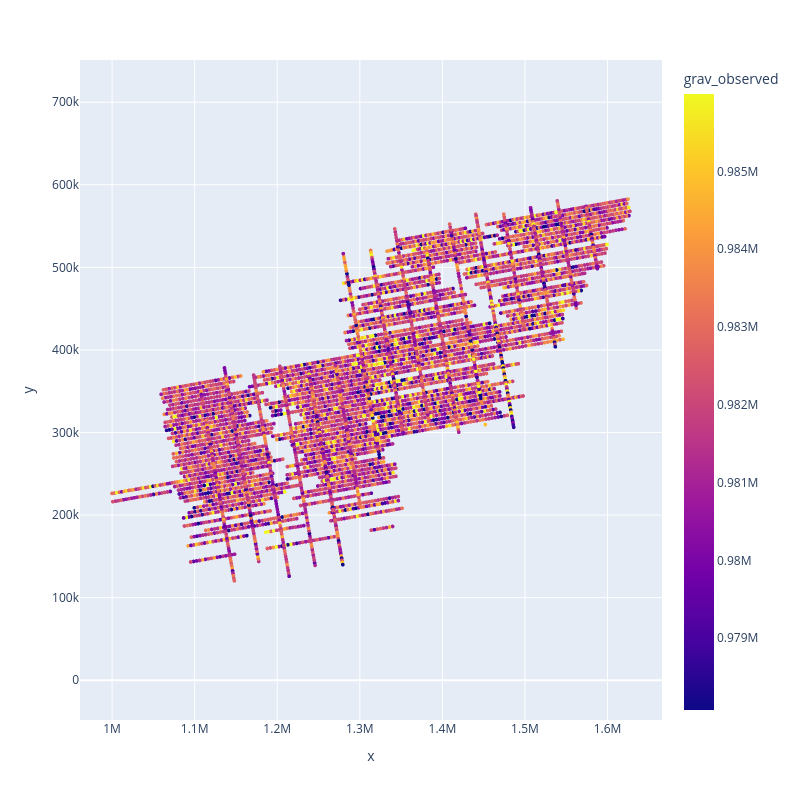

The notebook cell this image was saved under:
### Code cell
airbornegeo.plotly_points(
    data_df[::50],
    color_col="grav_observed",
    edge_width=0,
)

### Figure 1 — Plotly figure (JSON) as saved in the notebook; plotly's stock layout.template omitted (floating-point values rounded to 4 significant figures; data arrays with more than 128 entries replaced by an {"elided": "..."} marker saying what was removed)
{"data": [{"hovertemplate": "x=%{x}<br>y=%{y}<br>grav_observed=%{marker.color}<extra></extra>", "legendgroup": "", "marker": {"color": {"elided": "6680 float values"}, "coloraxis": "coloraxis", "line": {"color": "black", "width": 0}, "size": 4, "symbol": "circle"}, "mode": "markers", "name": "", "showlegend": false, "type": "scattergl", "x": {"elided": "6680 float values"}, "xaxis": "x", "y": {"elided": "6680 float values"}, "yaxis": "y"}], "layout": {"autosize": false, "coloraxis": {"cmax": 986000.0, "cmin": 978100.0, "colorbar": {"title": {"text": "grav_observed"}}, "colorscale": [[0, "#0d0887"], [0.1111, "#46039f"], [0.2222, "#7201a8"], [0.3333, "#9c179e"], [0.4444, "#bd3786"], [0.5556, "#d8576b"], [0.6667, "#ed7953"], [0.7778, "#fb9f3a"], [0.8889, "#fdca26"], [1, "#f0f921"]]}, "height": 800, "legend": {"tracegroupgap": 0}, "margin": {"t": 60}, "width": 800, "xaxis": {"anchor": "y", "domain": [0, 1], "title": {"text": "x"}}, "yaxis": {"anchor": "x", "domain": [0, 1], "scaleanchor": "x", "scaleratio": 1, "title": {"text": "y"}}}}
